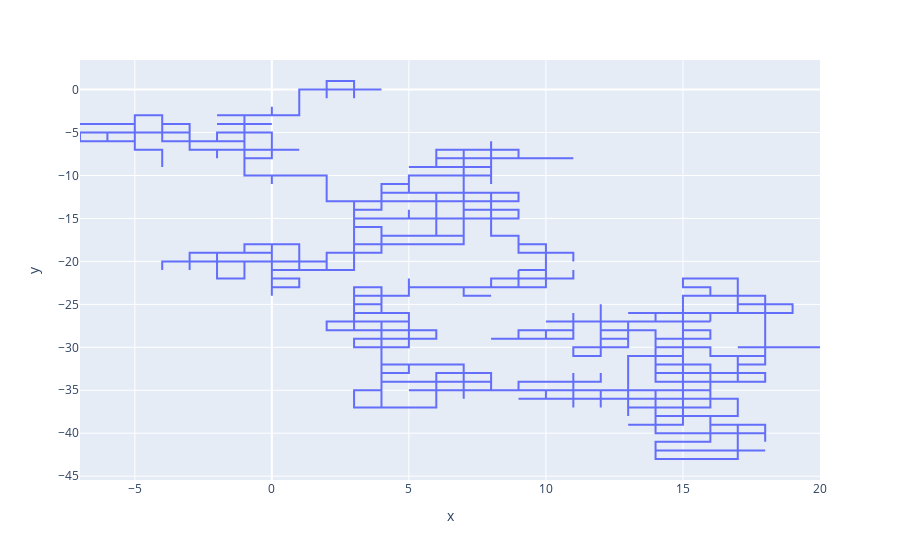

Source (notebook cell):
### Code cell
x, y = simulate_2d_rw()
fig = px.line({'x': x, 'y': y}, x='x', y='y')
fig.show()

### Figure 1 — Plotly figure (JSON) as saved in the notebook; plotly's stock layout.template omitted (floating-point values rounded to 4 significant figures; data arrays with more than 128 entries replaced by an {"elided": "..."} marker saying what was removed)
{"data": [{"hovertemplate": "x=%{x}<br>y=%{y}<extra></extra>", "legendgroup": "", "line": {"color": "#636efa", "dash": "solid"}, "marker": {"symbol": "circle"}, "mode": "lines", "name": "", "orientation": "v", "showlegend": false, "type": "scatter", "x": {"elided": "1000 int values"}, "xaxis": "x", "y": {"elided": "1000 int values"}, "yaxis": "y"}], "layout": {"legend": {"tracegroupgap": 0}, "margin": {"t": 60}, "xaxis": {"anchor": "y", "domain": [0, 1], "title": {"text": "x"}}, "yaxis": {"anchor": "x", "domain": [0, 1], "title": {"text": "y"}}}}
